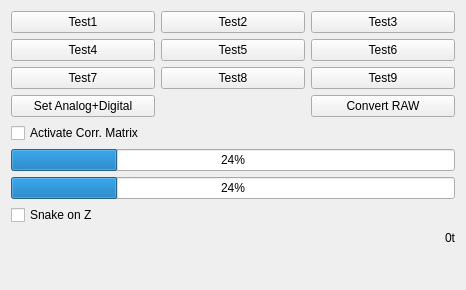
       <widget class="QWidget" name="scrollAreaWidgetContents_6">
        <property name="geometry">
         <rect>
          <x>0</x>
          <y>0</y>
          <width>466</width>
          <height>290</height>
         </rect>
        </property>
        <layout class="QGridLayout" name="gridLayout_67">
         <item row="1" column="0">
          <widget class="QCheckBox" name="checkBox_correlationMatrix">
           <property name="text">
            <string>Activate Corr. Matrix</string>
           </property>
          </widget>
         </item>
         <item row="6" column="0">
          <spacer name="verticalSpacer_16">
           <property name="orientation">
            <enum>Qt::Orientation::Vertical</enum>
           </property>
           <property name="sizeHint" stdset="0">
            <size>
             <width>20</width>
             <height>40</height>
            </size>
           </property>
          </spacer>
         </item>
         <item row="3" column="0">
          <widget class="QProgressBar" name="progressBar_3">
           <property name="value">
            <number>24</number>
           </property>
          </widget>
         </item>
         <item row="5" column="0">
          <widget class="QLabel" name="label_dummy">
           <property name="text">
            <string>0t</string>
           </property>
           <property name="alignment">
            <set>Qt::AlignmentFlag::AlignRight|Qt::AlignmentFlag::AlignTrailing|Qt::AlignmentFlag::AlignVCenter</set>
           </property>
          </widget>
         </item>
         <item row="0" column="0">
          <layout class="QGridLayout" name="gridLayout_23">
           <item row="2" column="2">
            <widget class="QPushButton" name="pushButton_8">
             <property name="text">
              <string>Test6</string>
             </property>
            </widget>
           </item>
           <item row="1" column="0">
            <widget class="QPushButton" name="pushButton">
             <property name="text">
              <string>Test1</string>
             </property>
            </widget>
           </item>
           <item row="2" column="0">
            <widget class="QPushButton" name="pushButton_6">
             <property name="text">
              <string>Test4</string>
             </property>
            </widget>
           </item>
           <item row="1" column="1">
            <widget class="QPushButton" name="pushButton_2">
             <property name="text">
              <string>Test2</string>
             </property>
            </widget>
           </item>
           <item row="3" column="2">
            <widget class="QPushButton" name="pushButton_11">
             <property name="text">
              <string>Test9</string>
             </property>
            </widget>
           </item>
           <item row="4" column="2">
            <widget class="QPushButton" name="pushButton_convertRawAcquisition">
             <property name="toolTip">
              <string>&lt;html&gt;&lt;head/&gt;&lt;body&gt;&lt;p&gt;Convert a preview-less RAW acquisition back into a standard BrightEyes H5 file.&lt;/p&gt;&lt;/body&gt;&lt;/html&gt;</string>
             </property>
             <property name="text">
              <string>Convert RAW</string>
             </property>
            </widget>
           </item>
           <item row="1" column="2">
            <widget class="QPushButton" name="pushButton_3">
             <property name="text">
              <string>Test3</string>
             </property>
            </widget>
           </item>
           <item row="3" column="1">
            <widget class="QPushButton" name="pushButton_10">
             <property name="text">
              <string>Test8</string>
             </property>
            </widget>
           </item>
           <item row="3" column="0">
            <widget class="QPushButton" name="pushButton_9">
             <property name="text">
              <string>Test7</string>
             </property>
            </widget>
           </item>
           <item row="2" column="1">
            <widget class="QPushButton" name="pushButton_7">
             <property name="text">
              <string>Test5</string>
             </property>
            </widget>
           </item>
           <item row="4" column="0">
            <widget class="QPushButton" name="pushButton_19">
             <property name="text">
              <string>Set Analog+Digital</string>
             </property>
            </widget>
           </item>
          </layout>
         </item>
         <item row="2" column="0">
          <widget class="QProgressBar" name="progressBar_2">
           <property name="value">
            <number>24</number>
           </property>
          </widget>
         </item>
         <item row="4" column="0">
          <widget class="QCheckBox" name="checkBox_snake_z">
           <property name="text">
            <string>Snake on Z</string>
           </property>
          </widget>
         </item>
        </layout>
       </widget>
